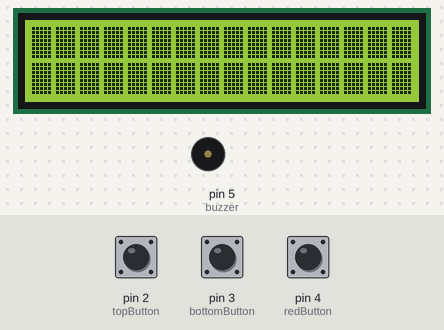
The program below on a simulated Arduino Uno, built with avr-gcc and run on an emulated ATmega328P. Shown: 16×2 character LCD, buzzer (waves = sounding, pin HIGH). The test bench sets the inputs (shaded band); at power-on: pin 3 (bottomButton) HIGH, pin 4 (redButton) HIGH, pin 2 (topButton) HIGH. What the program prints to the serial monitor is not drawn.

Above: at 24.6 s.
24.7 s: pin 3 (bottomButton) pulled LOW for 0.15 s
At 25.4 s:
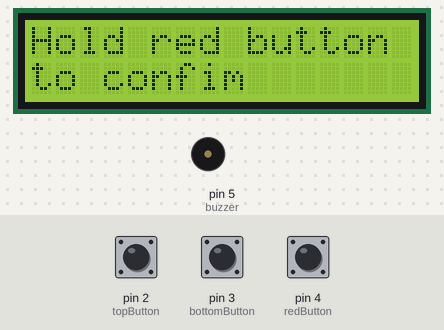
26.3 s: pin 4 (redButton) pulled LOW for 3.2 s
At 26.9 s:
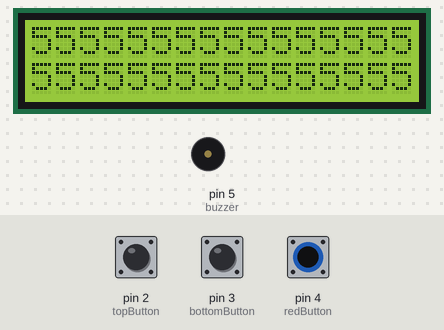
31.0 s: pin 2 (topButton) pulled LOW for 0.15 s
At 31.46 s:
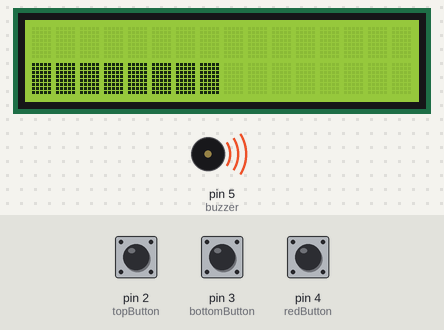
Timing chart, 0 to 37.7 s (numbered marks = the images above; inputs shaded):
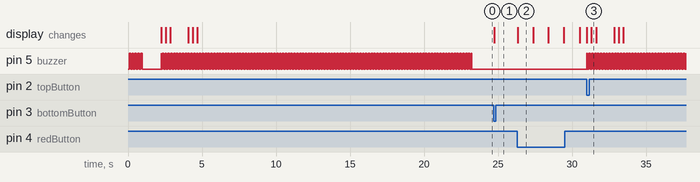

Measured:
- after the input at 24.7 s, the display: changes at once (image 1)
- after the input at 26.3 s, the display: changes at once (image 2)
- after the input at 31.0 s, pin 5 (buzzer): alternates HIGH for 0.02 s and LOW for 0.02 s, starting at once; the display: first changes at once (image 3 shows a later state)
- what the display in image 2 shows lasts 1.1 s, from 26.3 s to 27.4 s

The program:

main.cpp
```cpp
/*
 * This is the second program to be uploaded to the arduino.
  * This program reads the secret message from the EEPROM and displays it on the LCD.
  * While the message is printing the buzzer beeps for each character.
  * The user can see the secret message on the LCD and scroll through the message using two buttons.
  * After reading the message, the user confirms the message by pressing the BIG RED BUTTON.
  * If the user presses the button, the message is deleted from the EEPROM forever.
  *
 */


#include <Arduino.h>
#include <Wire.h>
#include "LiquidCrystal_I2C.h"
#include <EEPROM.h>

String secretMessage = ""; // Variable to store the secret message
String words[50]; // Array to store the words of the message
String messageToDisplay[25]; // Array to store the message divided into lines
int currentLine = 0; // Current line to display
int lineCount = 0; // Number of lines in the message
int wordCount = 0; // Number of words in the message
bool displayMessageFlag = false; // Flag to indicate if the message should be displayed
bool scrollUpFlag = true; // Flag to indicate if the message should be scrolled up
bool scrollDownFlag = true; // Flag to indicate if the message should be scrolled down
bool lastLine = false; // Flag to indicate if the last line is being displayed
// Last resort bodge to get the interrupts to work
bool doInterrupts = false;

#define I2C_ADDR    0x26 // I2C Address of the module
#define buzzer 5 // Buzzer pin
#define topButton 2 // Top button pin
#define bottomButton 3 // Bottom button pin
#define redButton 4 // Red button pin

LiquidCrystal_I2C lcd(I2C_ADDR, 16, 2);

void displayMessage();
void scrollUp();
void scrollDown();

void setup() {

  Serial.begin(115200);
  Serial.println("Secret message reader started");

  // Initialize the lcd, buzzer and buttons
  Wire.begin();
  lcd.begin(16, 2);
  lcd.backlight();
  lcd.clear();
  lcd.setCursor(0, 0);
  pinMode(buzzer, OUTPUT);
  digitalWrite(buzzer, LOW);
  pinMode(topButton, INPUT_PULLUP);
  pinMode(bottomButton, INPUT_PULLUP);
  pinMode(redButton, INPUT_PULLUP);
  attachInterrupt(digitalPinToInterrupt(topButton), scrollUp, FALLING);
  attachInterrupt(digitalPinToInterrupt(bottomButton), scrollDown, FALLING);

  Serial.println("Reading secret message from EEPROM");

  EEPROM.begin();

  // Beep the buzzer 5 times
  for (int i = 0; i < 5; i++) {
    digitalWrite(buzzer, HIGH);
    delay(100);
    digitalWrite(buzzer, LOW);
    delay(100);
  }

  delay(1000);

  char c;
  // Read the secret message from the EEPROM
  // Continue reading the message until the END OF TEXT character is reached
  for (unsigned int i = 0; i < 512; i++) {
    c = EEPROM.read(i); // Read a byte from EEPROM
    if (c == '\0') {
      break; // Stop reading when the null character is found
    }
    secretMessage += c; // Append the character to the secretMessage string
  }

  // Print the message on the serial monitor for debugging
  Serial.println("Secret message: " + secretMessage);
  Serial.println();


  // Divide the message into words (max 16 characters per word)
  String word = "";
  for (unsigned int i = 0; i < secretMessage.length(); i++) {
    char currentChar = secretMessage[i];
    if (currentChar == ' ' || currentChar == '\n' || currentChar == '\r') {
      if (word.length() > 0) {
        words[wordCount] = word;
        word = "";
        wordCount++;
      }
    } else {
      word += currentChar;
    }
  }

  // If there is a word left, add it to the array
  if (word.length() > 0) {
    words[wordCount] = word;
    wordCount++;
  }

  // Print the words on the serial monitor for debugging
  for (int i = 0; i < wordCount; i++) {
    Serial.println(words[i]);
  }
  Serial.println();

  Serial.println("Words count: " + String(wordCount));
  Serial.println();


  // Divide the message into lines (max 16 characters per line)
  String line = "";
  int currentLength = 0;
  for (int i = 0; i < wordCount; i++) {
    if (currentLength + words[i].length() + 1 <= 16) {
      line += words[i] + " ";
      currentLength += words[i].length() + 1;
    } else {
      messageToDisplay[currentLine] = line;
      line = words[i] + " ";
      currentLength = words[i].length() + 1;
      currentLine++;
      lineCount++;
    }
  }

  // Add the last line to the array
  messageToDisplay[currentLine] = line;
  lineCount++;

  // Print the lines on the serial monitor for debugging
  for (int i = 0; i <= currentLine; i++) {
    Serial.println(messageToDisplay[i]);
  }
  Serial.println();

  Serial.println("Lines count: " + String(lineCount));
  Serial.println();

  currentLine = 0;

  displayMessage();


}

void loop() {

  if (displayMessageFlag) {
    displayMessage();
    displayMessageFlag = false;
  }

  if (lastLine) {
    // If the last line is reached, wait for the user to press the red button
    lcd.clear();
    lcd.setCursor(0, 0);
    lcd.print("Hold red button  ");
    lcd.setCursor(0, 1);
    lcd.print("to confim");

    // Wait for the user to hold the red button
    // Count down from 5 on the entire screen
    bool deleteFlag = false;

    while (deleteFlag == false) {
      if (digitalRead(topButton) == LOW) {
        break;
      }
      while (digitalRead(redButton) == LOW) {
        for (int i = 5; i > 0; i--) {
          // Fill the lcd with the number
          lcd.clear();
          lcd.setCursor(0, 0);
          for (int j = 0; j < 16; j++) {
            lcd.print(i);
          }
          lcd.setCursor(0, 1);
          for (int j = 0; j < 16; j++) {
            lcd.print(i);
          }
          if (digitalRead(redButton) == HIGH) {
            lcd.clear();
            lcd.setCursor(0, 0);
            lcd.print("Hold red button  ");
            lcd.setCursor(0, 1);
            lcd.print("to confim");
            break;
          }
          delay(1000);
        }
        if (digitalRead(redButton) == LOW) {
          deleteFlag = true;
          break;
        }
      }
    }

    if (deleteFlag == true) {
      // Delete the message from the EEPROM

      lcd.clear();

      // Beep the buzzer 2 times
      for (int i = 0; i < 2; i++) {
        digitalWrite(buzzer, HIGH);
        delay(300);
        digitalWrite(buzzer, LOW);
        delay(300);
      }

      for (unsigned int i = 0; i < 512; i++) {
        EEPROM.write(i, 0);
      }

      Serial.println("Secret message deleted from EEPROM");

      lcd.setCursor(0, 0);
      lcd.print("Message deleted");
      lcd.setCursor(0, 1);
      lcd.print("Turn off device");

      deleteFlag = false;

      while (true) {}
    }

    currentLine = 0;
    lastLine = false;
    scrollDownFlag = true;
    scrollUpFlag = true;
    displayMessageFlag = true;
  }
}


void displayMessage() {
  // Display the message on the LCD
  lcd.clear();
  lcd.setCursor(0, 0);
  // Print the line character by character with a beep
  for (unsigned int i = 0; i < messageToDisplay[currentLine].length(); i++) {
    if (scrollUpFlag) {
      digitalWrite(buzzer, HIGH);
      lcd.print(messageToDisplay[currentLine][i]);
      delay(20);
      digitalWrite(buzzer, LOW);
      delay(20);
    } else {
      lcd.print(messageToDisplay[currentLine][i]);
    }

  }

  lcd.setCursor(0, 1);
  // Print the next line character by character with a beep
  for (unsigned int i = 0; i < messageToDisplay[currentLine + 1].length(); i++) {
    if (scrollDownFlag) {
      digitalWrite(buzzer, HIGH);
      lcd.print(messageToDisplay[currentLine + 1][i]);
      delay(20);
      digitalWrite(buzzer, LOW);
      delay(20);
    } else {
      lcd.print(messageToDisplay[currentLine + 1][i]);
    }
  }
  scrollDownFlag = false;
  scrollUpFlag = false;

  delay(100);
  doInterrupts = true;
}

void scrollUp() {

  if (doInterrupts) {
    doInterrupts = false;
    Serial.println("Scroll up");
    // Scroll up the message
    if (currentLine > 0) {
      currentLine--;
      scrollUpFlag = true;
      displayMessageFlag = true;
    }
  }


}

void scrollDown() {

  if (doInterrupts) {
    doInterrupts = false;
    Serial.println("Scroll down");
    // Scroll down the message
    if (currentLine < lineCount - 2) {
      currentLine++;
      scrollDownFlag = true;
      displayMessageFlag = true;
    } else {
      lastLine = true;
    }
  }
}
```
